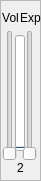
   <widget class="QFrame" name="frame_2">
    <property name="geometry">
     <rect>
      <x>70</x>
      <y>140</y>
      <width>41</width>
      <height>181</height>
     </rect>
    </property>
    <property name="frameShape">
     <enum>QFrame::StyledPanel</enum>
    </property>
    <property name="frameShadow">
     <enum>QFrame::Raised</enum>
    </property>
    <widget class="QSlider" name="MIDI_Expression_2">
     <property name="geometry">
      <rect>
       <x>20</x>
       <y>30</y>
       <width>20</width>
       <height>131</height>
      </rect>
     </property>
     <property name="maximum">
      <number>127</number>
     </property>
     <property name="value">
      <number>0</number>
     </property>
     <property name="orientation">
      <enum>Qt::Vertical</enum>
     </property>
    </widget>
    <widget class="QSlider" name="MIDI_Volume_2">
     <property name="geometry">
      <rect>
       <x>0</x>
       <y>30</y>
       <width>20</width>
       <height>131</height>
      </rect>
     </property>
     <property name="maximum">
      <number>127</number>
     </property>
     <property name="value">
      <number>0</number>
     </property>
     <property name="orientation">
      <enum>Qt::Vertical</enum>
     </property>
    </widget>
    <widget class="QLabel" name="label_8">
     <property name="geometry">
      <rect>
       <x>0</x>
       <y>10</y>
       <width>21</width>
       <height>16</height>
      </rect>
     </property>
     <property name="text">
      <string notr="true">Vol</string>
     </property>
     <property name="alignment">
      <set>Qt::AlignCenter</set>
     </property>
    </widget>
    <widget class="QLabel" name="label_9">
     <property name="geometry">
      <rect>
       <x>20</x>
       <y>10</y>
       <width>21</width>
       <height>16</height>
      </rect>
     </property>
     <property name="text">
      <string notr="true">Exp</string>
     </property>
    </widget>
    <widget class="QLabel" name="label_10">
     <property name="geometry">
      <rect>
       <x>10</x>
       <y>160</y>
       <width>21</width>
       <height>16</height>
      </rect>
     </property>
     <property name="text">
      <string notr="true">2</string>
     </property>
     <property name="alignment">
      <set>Qt::AlignCenter</set>
     </property>
    </widget>
    <widget class="QProgressBar" name="MIDI_VolDisp_2">
     <property name="geometry">
      <rect>
       <x>15</x>
       <y>35</y>
       <width>10</width>
       <height>116</height>
      </rect>
     </property>
     <property name="maximumSize">
      <size>
       <width>10</width>
       <height>16777215</height>
      </size>
     </property>
     <property name="maximum">
      <number>127</number>
     </property>
     <property name="value">
      <number>0</number>
     </property>
     <property name="textVisible">
      <bool>false</bool>
     </property>
     <property name="orientation">
      <enum>Qt::Vertical</enum>
     </property>
    </widget>
   </widget>
